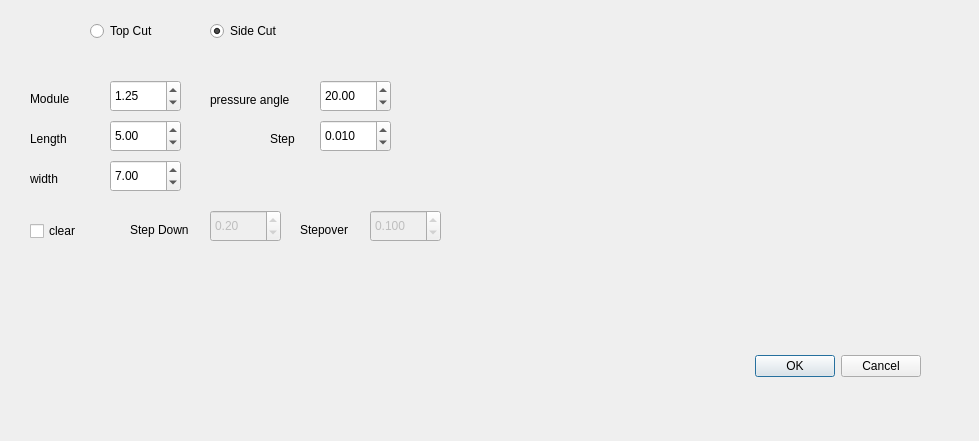
<?xml version="1.0" encoding="UTF-8"?>
<ui version="4.0">
 <class>rackcutdlg</class>
 <widget class="QDialog" name="rackcutdlg">
  <property name="geometry">
   <rect>
    <x>0</x>
    <y>0</y>
    <width>979</width>
    <height>441</height>
   </rect>
  </property>
  <property name="windowTitle">
   <string>Dialog</string>
  </property>
  <widget class="QDialogButtonBox" name="buttonBox">
   <property name="geometry">
    <rect>
     <x>580</x>
     <y>350</y>
     <width>341</width>
     <height>32</height>
    </rect>
   </property>
   <property name="orientation">
    <enum>Qt::Horizontal</enum>
   </property>
   <property name="standardButtons">
    <set>QDialogButtonBox::Cancel|QDialogButtonBox::Ok</set>
   </property>
  </widget>
  <widget class="QDoubleSpinBox" name="dsbMod">
   <property name="geometry">
    <rect>
     <x>110</x>
     <y>80</y>
     <width>71</width>
     <height>32</height>
    </rect>
   </property>
   <property name="minimum">
    <double>0.500000000000000</double>
   </property>
   <property name="maximum">
    <double>100.000000000000000</double>
   </property>
   <property name="singleStep">
    <double>0.250000000000000</double>
   </property>
   <property name="value">
    <double>1.250000000000000</double>
   </property>
  </widget>
  <widget class="QLabel" name="label">
   <property name="geometry">
    <rect>
     <x>30</x>
     <y>90</y>
     <width>58</width>
     <height>18</height>
    </rect>
   </property>
   <property name="text">
    <string>Module</string>
   </property>
  </widget>
  <widget class="QLabel" name="label_2">
   <property name="geometry">
    <rect>
     <x>30</x>
     <y>130</y>
     <width>58</width>
     <height>18</height>
    </rect>
   </property>
   <property name="text">
    <string>Length</string>
   </property>
  </widget>
  <widget class="QDoubleSpinBox" name="dsbLen">
   <property name="geometry">
    <rect>
     <x>110</x>
     <y>120</y>
     <width>71</width>
     <height>32</height>
    </rect>
   </property>
   <property name="minimum">
    <double>0.500000000000000</double>
   </property>
   <property name="maximum">
    <double>1000.000000000000000</double>
   </property>
   <property name="singleStep">
    <double>1.000000000000000</double>
   </property>
   <property name="value">
    <double>5.000000000000000</double>
   </property>
  </widget>
  <widget class="QLabel" name="label_3">
   <property name="geometry">
    <rect>
     <x>30</x>
     <y>170</y>
     <width>58</width>
     <height>18</height>
    </rect>
   </property>
   <property name="text">
    <string>width</string>
   </property>
  </widget>
  <widget class="QDoubleSpinBox" name="dsbWid">
   <property name="geometry">
    <rect>
     <x>110</x>
     <y>160</y>
     <width>71</width>
     <height>32</height>
    </rect>
   </property>
   <property name="minimum">
    <double>0.500000000000000</double>
   </property>
   <property name="maximum">
    <double>100.000000000000000</double>
   </property>
   <property name="singleStep">
    <double>0.250000000000000</double>
   </property>
   <property name="value">
    <double>7.000000000000000</double>
   </property>
  </widget>
  <widget class="QLabel" name="label_4">
   <property name="geometry">
    <rect>
     <x>210</x>
     <y>90</y>
     <width>101</width>
     <height>20</height>
    </rect>
   </property>
   <property name="text">
    <string>pressure angle</string>
   </property>
  </widget>
  <widget class="QDoubleSpinBox" name="dsbPrAngle">
   <property name="geometry">
    <rect>
     <x>320</x>
     <y>80</y>
     <width>71</width>
     <height>32</height>
    </rect>
   </property>
   <property name="minimum">
    <double>0.500000000000000</double>
   </property>
   <property name="maximum">
    <double>100.000000000000000</double>
   </property>
   <property name="singleStep">
    <double>0.500000000000000</double>
   </property>
   <property name="value">
    <double>20.000000000000000</double>
   </property>
  </widget>
  <widget class="QLabel" name="label_5">
   <property name="geometry">
    <rect>
     <x>270</x>
     <y>130</y>
     <width>41</width>
     <height>18</height>
    </rect>
   </property>
   <property name="text">
    <string>Step</string>
   </property>
  </widget>
  <widget class="QDoubleSpinBox" name="dsbStep">
   <property name="geometry">
    <rect>
     <x>320</x>
     <y>120</y>
     <width>71</width>
     <height>32</height>
    </rect>
   </property>
   <property name="decimals">
    <number>3</number>
   </property>
   <property name="minimum">
    <double>0.001000000000000</double>
   </property>
   <property name="maximum">
    <double>100.000000000000000</double>
   </property>
   <property name="singleStep">
    <double>0.001000000000000</double>
   </property>
   <property name="stepType">
    <enum>QAbstractSpinBox::AdaptiveDecimalStepType</enum>
   </property>
   <property name="value">
    <double>0.010000000000000</double>
   </property>
  </widget>
  <widget class="QDoubleSpinBox" name="dsbStepDown">
   <property name="enabled">
    <bool>false</bool>
   </property>
   <property name="geometry">
    <rect>
     <x>210</x>
     <y>210</y>
     <width>71</width>
     <height>32</height>
    </rect>
   </property>
   <property name="minimum">
    <double>0.010000000000000</double>
   </property>
   <property name="maximum">
    <double>100.000000000000000</double>
   </property>
   <property name="singleStep">
    <double>0.250000000000000</double>
   </property>
   <property name="value">
    <double>0.200000000000000</double>
   </property>
  </widget>
  <widget class="QLabel" name="label_6">
   <property name="geometry">
    <rect>
     <x>130</x>
     <y>220</y>
     <width>71</width>
     <height>20</height>
    </rect>
   </property>
   <property name="text">
    <string>Step Down</string>
   </property>
  </widget>
  <widget class="QCheckBox" name="cbClear">
   <property name="geometry">
    <rect>
     <x>30</x>
     <y>220</y>
     <width>88</width>
     <height>22</height>
    </rect>
   </property>
   <property name="text">
    <string>clear</string>
   </property>
  </widget>
  <widget class="QDoubleSpinBox" name="dsbStepOver">
   <property name="enabled">
    <bool>false</bool>
   </property>
   <property name="geometry">
    <rect>
     <x>370</x>
     <y>210</y>
     <width>71</width>
     <height>32</height>
    </rect>
   </property>
   <property name="decimals">
    <number>3</number>
   </property>
   <property name="minimum">
    <double>0.001000000000000</double>
   </property>
   <property name="maximum">
    <double>100.000000000000000</double>
   </property>
   <property name="singleStep">
    <double>0.001000000000000</double>
   </property>
   <property name="stepType">
    <enum>QAbstractSpinBox::AdaptiveDecimalStepType</enum>
   </property>
   <property name="value">
    <double>0.100000000000000</double>
   </property>
  </widget>
  <widget class="QLabel" name="label_7">
   <property name="geometry">
    <rect>
     <x>300</x>
     <y>220</y>
     <width>61</width>
     <height>20</height>
    </rect>
   </property>
   <property name="text">
    <string>Stepover</string>
   </property>
  </widget>
  <widget class="QRadioButton" name="rbTopCut">
   <property name="geometry">
    <rect>
     <x>90</x>
     <y>20</y>
     <width>105</width>
     <height>22</height>
    </rect>
   </property>
   <property name="text">
    <string>Top Cut</string>
   </property>
   <property name="checked">
    <bool>false</bool>
   </property>
  </widget>
  <widget class="QRadioButton" name="rbSideCut">
   <property name="geometry">
    <rect>
     <x>210</x>
     <y>20</y>
     <width>105</width>
     <height>22</height>
    </rect>
   </property>
   <property name="text">
    <string>Side Cut</string>
   </property>
   <property name="checked">
    <bool>true</bool>
   </property>
  </widget>
 </widget>
 <resources/>
 <connections>
  <connection>
   <sender>buttonBox</sender>
   <signal>accepted()</signal>
   <receiver>rackcutdlg</receiver>
   <slot>accept()</slot>
   <hints>
    <hint type="sourcelabel">
     <x>248</x>
     <y>254</y>
    </hint>
    <hint type="destinationlabel">
     <x>157</x>
     <y>274</y>
    </hint>
   </hints>
  </connection>
  <connection>
   <sender>buttonBox</sender>
   <signal>rejected()</signal>
   <receiver>rackcutdlg</receiver>
   <slot>reject()</slot>
   <hints>
    <hint type="sourcelabel">
     <x>316</x>
     <y>260</y>
    </hint>
    <hint type="destinationlabel">
     <x>286</x>
     <y>274</y>
    </hint>
   </hints>
  </connection>
 </connections>
</ui>
